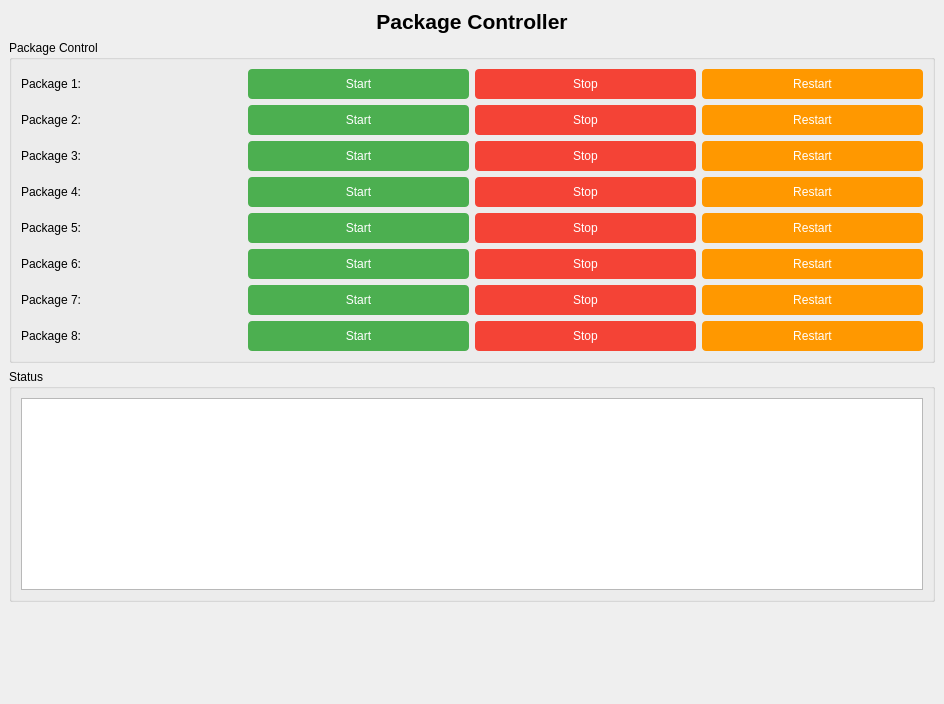
<?xml version="1.0" encoding="UTF-8"?>
<ui version="4.0">
 <class>MainWindowDesign</class>
 <widget class="QMainWindow" name="MainWindowDesign">
  <property name="geometry">
   <rect>
    <x>0</x>
    <y>0</y>
    <width>944</width>
    <height>704</height>
   </rect>
  </property>
  <property name="windowTitle">
   <string>QRosApp</string>
  </property>
  <property name="windowIcon">
   <iconset resource="../resources/images.qrc">
    <normaloff>:/images/icon.png</normaloff>:/images/icon.png</iconset>
  </property>
  <property name="locale">
   <locale language="English" country="Australia"/>
  </property>
  <widget class="QWidget" name="centralwidget">
   <layout class="QVBoxLayout" name="verticalLayout">
    <item>
     <widget class="QLabel" name="titleLabel">
      <property name="text">
       <string>Package Controller</string>
      </property>
      <property name="alignment">
       <set>Qt::AlignCenter</set>
      </property>
      <property name="font">
       <font>
        <pointsize>16</pointsize>
        <weight>75</weight>
        <bold>true</bold>
       </font>
      </property>
     </widget>
    </item>
    <item>
     <widget class="QGroupBox" name="packageControlGroup">
      <property name="title">
       <string>Package Control</string>
      </property>
      <layout class="QGridLayout" name="gridLayout">
       <!-- Package 1 -->
       <item row="0" column="0">
        <widget class="QLabel" name="package1Label">
         <property name="text">
          <string>Package 1:</string>
         </property>
        </widget>
       </item>
       <item row="0" column="1">
        <widget class="QPushButton" name="startPackage1Button">
         <property name="text">
          <string>Start</string>
         </property>
         <property name="styleSheet">
          <string>QPushButton { background-color: #4CAF50; color: white; border: none; padding: 8px; border-radius: 4px; }
QPushButton:hover { background-color: #45a049; }</string>
         </property>
        </widget>
       </item>
       <item row="0" column="2">
        <widget class="QPushButton" name="stopPackage1Button">
         <property name="text">
          <string>Stop</string>
         </property>
         <property name="styleSheet">
          <string>QPushButton { background-color: #f44336; color: white; border: none; padding: 8px; border-radius: 4px; }
QPushButton:hover { background-color: #da190b; }</string>
         </property>
        </widget>
       </item>
       <item row="0" column="3">
        <widget class="QPushButton" name="restartPackage1Button">
         <property name="text">
          <string>Restart</string>
         </property>
         <property name="styleSheet">
          <string>QPushButton { background-color: #ff9800; color: white; border: none; padding: 8px; border-radius: 4px; }
QPushButton:hover { background-color: #e68900; }</string>
         </property>
        </widget>
       </item>
       
       <!-- Package 2 -->
       <item row="1" column="0">
        <widget class="QLabel" name="package2Label">
         <property name="text">
          <string>Package 2:</string>
         </property>
        </widget>
       </item>
       <item row="1" column="1">
        <widget class="QPushButton" name="startPackage2Button">
         <property name="text">
          <string>Start</string>
         </property>
         <property name="styleSheet">
          <string>QPushButton { background-color: #4CAF50; color: white; border: none; padding: 8px; border-radius: 4px; }
QPushButton:hover { background-color: #45a049; }</string>
         </property>
        </widget>
       </item>
       <item row="1" column="2">
        <widget class="QPushButton" name="stopPackage2Button">
         <property name="text">
          <string>Stop</string>
         </property>
         <property name="styleSheet">
          <string>QPushButton { background-color: #f44336; color: white; border: none; padding: 8px; border-radius: 4px; }
QPushButton:hover { background-color: #da190b; }</string>
         </property>
        </widget>
       </item>
       <item row="1" column="3">
        <widget class="QPushButton" name="restartPackage2Button">
         <property name="text">
          <string>Restart</string>
         </property>
         <property name="styleSheet">
          <string>QPushButton { background-color: #ff9800; color: white; border: none; padding: 8px; border-radius: 4px; }
QPushButton:hover { background-color: #e68900; }</string>
         </property>
        </widget>
       </item>
       
       <!-- Package 3 -->
       <item row="2" column="0">
        <widget class="QLabel" name="package3Label">
         <property name="text">
          <string>Package 3:</string>
         </property>
        </widget>
       </item>
       <item row="2" column="1">
        <widget class="QPushButton" name="startPackage3Button">
         <property name="text">
          <string>Start</string>
         </property>
         <property name="styleSheet">
          <string>QPushButton { background-color: #4CAF50; color: white; border: none; padding: 8px; border-radius: 4px; }
QPushButton:hover { background-color: #45a049; }</string>
         </property>
        </widget>
       </item>
       <item row="2" column="2">
        <widget class="QPushButton" name="stopPackage3Button">
         <property name="text">
          <string>Stop</string>
         </property>
         <property name="styleSheet">
          <string>QPushButton { background-color: #f44336; color: white; border: none; padding: 8px; border-radius: 4px; }
QPushButton:hover { background-color: #da190b; }</string>
         </property>
        </widget>
       </item>
       <item row="2" column="3">
        <widget class="QPushButton" name="restartPackage3Button">
         <property name="text">
          <string>Restart</string>
         </property>
         <property name="styleSheet">
          <string>QPushButton { background-color: #ff9800; color: white; border: none; padding: 8px; border-radius: 4px; }
QPushButton:hover { background-color: #e68900; }</string>
         </property>
        </widget>
       </item>
       
       <!-- Package 4 -->
       <item row="3" column="0">
        <widget class="QLabel" name="package4Label">
         <property name="text">
          <string>Package 4:</string>
         </property>
        </widget>
       </item>
       <item row="3" column="1">
        <widget class="QPushButton" name="startPackage4Button">
         <property name="text">
          <string>Start</string>
         </property>
         <property name="styleSheet">
          <string>QPushButton { background-color: #4CAF50; color: white; border: none; padding: 8px; border-radius: 4px; }
QPushButton:hover { background-color: #45a049; }</string>
         </property>
        </widget>
       </item>
       <item row="3" column="2">
        <widget class="QPushButton" name="stopPackage4Button">
         <property name="text">
          <string>Stop</string>
         </property>
         <property name="styleSheet">
          <string>QPushButton { background-color: #f44336; color: white; border: none; padding: 8px; border-radius: 4px; }
QPushButton:hover { background-color: #da190b; }</string>
         </property>
        </widget>
       </item>
       <item row="3" column="3">
        <widget class="QPushButton" name="restartPackage4Button">
         <property name="text">
          <string>Restart</string>
         </property>
         <property name="styleSheet">
          <string>QPushButton { background-color: #ff9800; color: white; border: none; padding: 8px; border-radius: 4px; }
QPushButton:hover { background-color: #e68900; }</string>
         </property>
        </widget>
       </item>
       
       <!-- Package 5 -->
       <item row="4" column="0">
        <widget class="QLabel" name="package5Label">
         <property name="text">
          <string>Package 5:</string>
         </property>
        </widget>
       </item>
       <item row="4" column="1">
        <widget class="QPushButton" name="startPackage5Button">
         <property name="text">
          <string>Start</string>
         </property>
         <property name="styleSheet">
          <string>QPushButton { background-color: #4CAF50; color: white; border: none; padding: 8px; border-radius: 4px; }
QPushButton:hover { background-color: #45a049; }</string>
         </property>
        </widget>
       </item>
       <item row="4" column="2">
        <widget class="QPushButton" name="stopPackage5Button">
         <property name="text">
          <string>Stop</string>
         </property>
         <property name="styleSheet">
          <string>QPushButton { background-color: #f44336; color: white; border: none; padding: 8px; border-radius: 4px; }
QPushButton:hover { background-color: #da190b; }</string>
         </property>
        </widget>
       </item>
       <item row="4" column="3">
        <widget class="QPushButton" name="restartPackage5Button">
         <property name="text">
          <string>Restart</string>
         </property>
         <property name="styleSheet">
          <string>QPushButton { background-color: #ff9800; color: white; border: none; padding: 8px; border-radius: 4px; }
QPushButton:hover { background-color: #e68900; }</string>
         </property>
        </widget>
       </item>
       
       <!-- Package 6 -->
       <item row="5" column="0">
        <widget class="QLabel" name="package6Label">
         <property name="text">
          <string>Package 6:</string>
         </property>
        </widget>
       </item>
       <item row="5" column="1">
        <widget class="QPushButton" name="startPackage6Button">
         <property name="text">
          <string>Start</string>
         </property>
         <property name="styleSheet">
          <string>QPushButton { background-color: #4CAF50; color: white; border: none; padding: 8px; border-radius: 4px; }
QPushButton:hover { background-color: #45a049; }</string>
         </property>
        </widget>
       </item>
       <item row="5" column="2">
        <widget class="QPushButton" name="stopPackage6Button">
         <property name="text">
          <string>Stop</string>
         </property>
         <property name="styleSheet">
          <string>QPushButton { background-color: #f44336; color: white; border: none; padding: 8px; border-radius: 4px; }
QPushButton:hover { background-color: #da190b; }</string>
         </property>
        </widget>
       </item>
       <item row="5" column="3">
        <widget class="QPushButton" name="restartPackage6Button">
         <property name="text">
          <string>Restart</string>
         </property>
         <property name="styleSheet">
          <string>QPushButton { background-color: #ff9800; color: white; border: none; padding: 8px; border-radius: 4px; }
QPushButton:hover { background-color: #e68900; }</string>
         </property>
        </widget>
       </item>
       
       <!-- Package 7 -->
       <item row="6" column="0">
        <widget class="QLabel" name="package7Label">
         <property name="text">
          <string>Package 7:</string>
         </property>
        </widget>
       </item>
       <item row="6" column="1">
        <widget class="QPushButton" name="startPackage7Button">
         <property name="text">
          <string>Start</string>
         </property>
         <property name="styleSheet">
          <string>QPushButton { background-color: #4CAF50; color: white; border: none; padding: 8px; border-radius: 4px; }
QPushButton:hover { background-color: #45a049; }</string>
         </property>
        </widget>
       </item>
       <item row="6" column="2">
        <widget class="QPushButton" name="stopPackage7Button">
         <property name="text">
          <string>Stop</string>
         </property>
         <property name="styleSheet">
          <string>QPushButton { background-color: #f44336; color: white; border: none; padding: 8px; border-radius: 4px; }
QPushButton:hover { background-color: #da190b; }</string>
         </property>
        </widget>
       </item>
       <item row="6" column="3">
        <widget class="QPushButton" name="restartPackage7Button">
         <property name="text">
          <string>Restart</string>
         </property>
         <property name="styleSheet">
          <string>QPushButton { background-color: #ff9800; color: white; border: none; padding: 8px; border-radius: 4px; }
QPushButton:hover { background-color: #e68900; }</string>
         </property>
        </widget>
       </item>
       
       <!-- Package 8 -->
       <item row="7" column="0">
        <widget class="QLabel" name="package8Label">
         <property name="text">
          <string>Package 8:</string>
         </property>
        </widget>
       </item>
       <item row="7" column="1">
        <widget class="QPushButton" name="startPackage8Button">
         <property name="text">
          <string>Start</string>
         </property>
         <property name="styleSheet">
          <string>QPushButton { background-color: #4CAF50; color: white; border: none; padding: 8px; border-radius: 4px; }
QPushButton:hover { background-color: #45a049; }</string>
         </property>
        </widget>
       </item>
       <item row="7" column="2">
        <widget class="QPushButton" name="stopPackage8Button">
         <property name="text">
          <string>Stop</string>
         </property>
         <property name="styleSheet">
          <string>QPushButton { background-color: #f44336; color: white; border: none; padding: 8px; border-radius: 4px; }
QPushButton:hover { background-color: #da190b; }</string>
         </property>
        </widget>
       </item>
       <item row="7" column="3">
        <widget class="QPushButton" name="restartPackage8Button">
         <property name="text">
          <string>Restart</string>
         </property>
         <property name="styleSheet">
          <string>QPushButton { background-color: #ff9800; color: white; border: none; padding: 8px; border-radius: 4px; }
QPushButton:hover { background-color: #e68900; }</string>
         </property>
        </widget>
       </item>
      </layout>
     </widget>
    </item>
    <item>
     <widget class="QGroupBox" name="statusGroup">
      <property name="title">
       <string>Status</string>
      </property>
      <layout class="QVBoxLayout" name="statusLayout">
       <item>
        <widget class="QTextEdit" name="statusTextEdit">
         <property name="readOnly">
          <bool>true</bool>
         </property>
         <property name="maximumHeight">
          <number>200</number>
         </property>
        </widget>
       </item>
      </layout>
     </widget>
    </item>
    <item>
     <spacer name="verticalSpacer">
      <property name="orientation">
       <enum>Qt::Vertical</enum>
      </property>
      <property name="sizeHint" stdset="0">
       <size>
        <width>20</width>
        <height>40</height>
       </size>
      </property>
     </spacer>
    </item>
   </layout>
  </widget>
  <action name="action_Quit">
   <property name="text">
    <string>&amp;Quit</string>
   </property>
   <property name="shortcut">
    <string>Ctrl+Q</string>
   </property>
   <property name="shortcutContext">
    <enum>Qt::ApplicationShortcut</enum>
   </property>
  </action>
  <action name="action_Preferences">
   <property name="text">
    <string>&amp;Preferences</string>
   </property>
  </action>
  <action name="actionAbout">
   <property name="text">
    <string>&amp;About</string>
   </property>
  </action>
  <action name="actionAbout_Qt">
   <property name="text">
    <string>About &amp;Qt</string>
   </property>
  </action>
 </widget>
 <resources>
  <include location="../resources/images.qrc"/>
 </resources>
 <connections>
  <connection>
   <sender>action_Quit</sender>
   <signal>triggered()</signal>
   <receiver>MainWindowDesign</receiver>
   <slot>close()</slot>
   <hints>
    <hint type="sourcelabel">
     <x>-1</x>
     <y>-1</y>
    </hint>
    <hint type="destinationlabel">
     <x>399</x>
     <y>299</y>
    </hint>
   </hints>
  </connection>
 </connections>
</ui>
